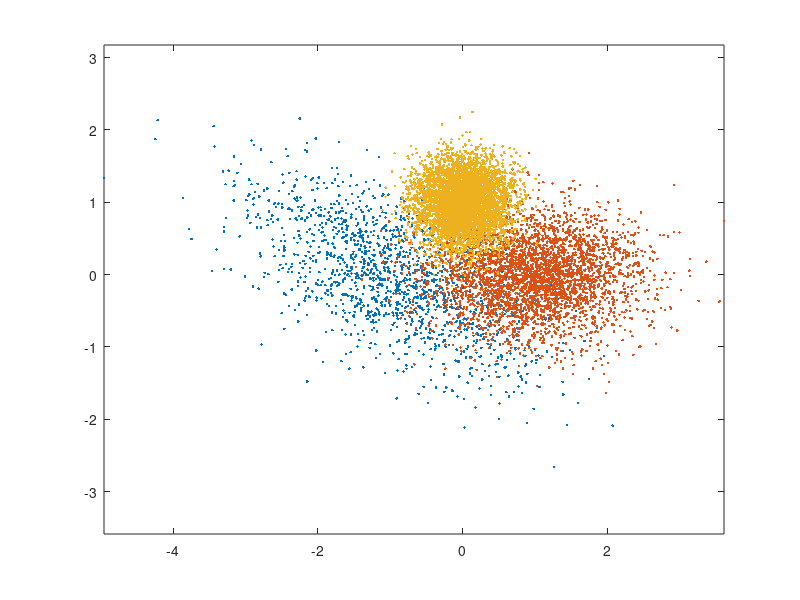

The MATLAB source for this figure: (Note: this script raises an error after producing the figure.)
m(:,1) = [-1;0]; Sigma(:,:,1) = 0.1*[10 -4;-4,5]; % mean and covariance of data pdf conditioned on label 3
m(:,2) = [1;0]; Sigma(:,:,2) = 0.1*[5 0;0,2]; % mean and covariance of data pdf conditioned on label 2
m(:,3) = [0;1]; Sigma(:,:,3) = 0.1*eye(2); % mean and covariance of data pdf conditioned on label 1
classPriors = [0.15,0.35,0.5]; thr = [0,cumsum(classPriors)];
N = 10000; u = rand(1,N); L = zeros(1,N); x = zeros(2,N);
figure(1),clf, colorList = 'rbg';
for l = 1:3
    indices = find(thr(l)<=u & u<thr(l+1)); % if u happens to be precisely 1, that sample will get omitted - needs to be fixed
    L(1,indices) = l*ones(1,length(indices));
    x(:,indices) = mvnrnd(m(:,l),Sigma(:,:,l),length(indices))';
    figure(1), plot(x(1,indices),x(2,indices),'.','MarkerFaceColor',colorList(l)); axis equal, hold on,
end

Y = x';
cvpt = cvpartition(size(Y,1),'holdout', 0.25);
TrainSet = Y(training(cvpt),:);
TestSet = Y(test(cvpt),:);

mdl = fitcnb(TrainSet, 1);

errRate = loss(mdl,TestSet);
disp(['The error rate is ' , num2str(errRate)])

predQual = predict(mdl,TestSet);
confMat = consusionmatr(TestSet,predQual);
disp('The confusion Matrix is q')
disp(confat)



